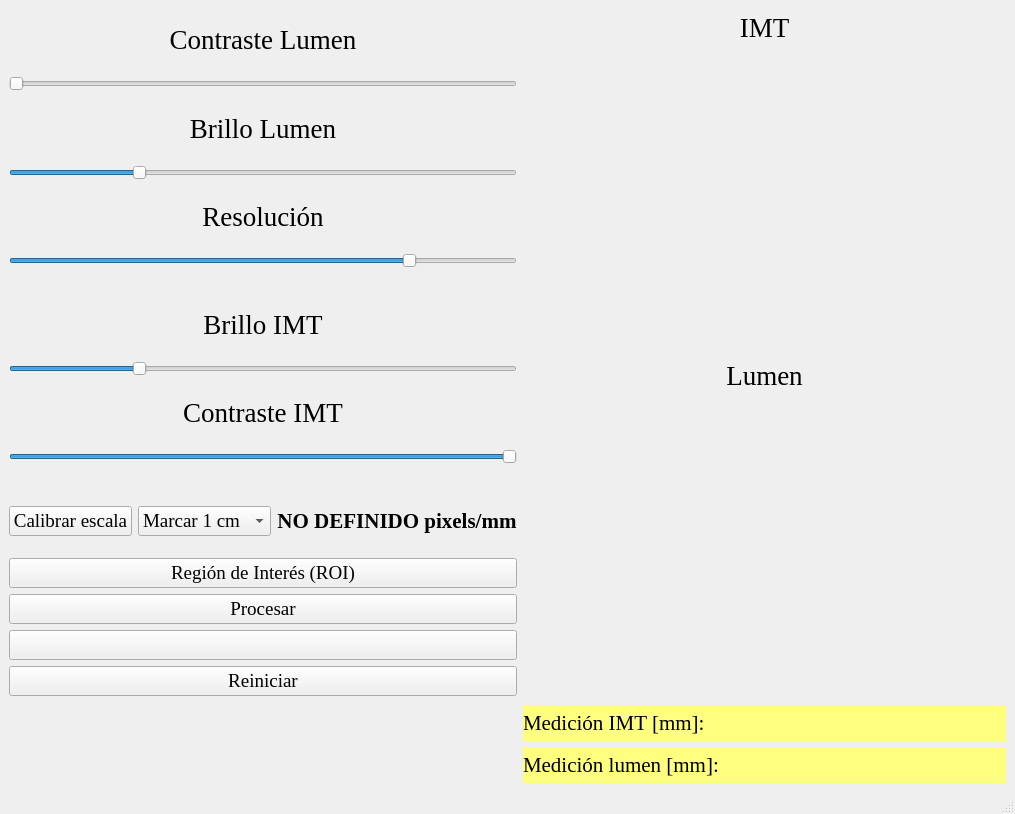
<?xml version="1.0" encoding="UTF-8"?>
<ui version="4.0">
 <class>MainWindow</class>
 <widget class="QMainWindow" name="MainWindow">
  <property name="geometry">
   <rect>
    <x>0</x>
    <y>0</y>
    <width>1015</width>
    <height>814</height>
   </rect>
  </property>
  <property name="windowTitle">
   <string>MainWindow</string>
  </property>
  <property name="styleSheet">
   <string notr="true"/>
  </property>
  <widget class="QWidget" name="centralwidget">
   <layout class="QHBoxLayout" name="horizontalLayout_2">
    <item>
     <layout class="QVBoxLayout" name="verticalLayout_2">
      <item>
       <widget class="QLabel" name="labelContrasteDiam">
        <property name="font">
         <font>
          <family>Times New Roman</family>
          <pointsize>20</pointsize>
         </font>
        </property>
        <property name="text">
         <string>Contraste Lumen</string>
        </property>
        <property name="alignment">
         <set>Qt::AlignCenter</set>
        </property>
       </widget>
      </item>
      <item>
       <widget class="QSlider" name="sliderContrasteDiam">
        <property name="minimum">
         <number>10</number>
        </property>
        <property name="maximum">
         <number>30</number>
        </property>
        <property name="singleStep">
         <number>1</number>
        </property>
        <property name="value">
         <number>10</number>
        </property>
        <property name="orientation">
         <enum>Qt::Horizontal</enum>
        </property>
       </widget>
      </item>
      <item>
       <widget class="QLabel" name="labelBrilloDiam">
        <property name="font">
         <font>
          <family>Times New Roman</family>
          <pointsize>20</pointsize>
         </font>
        </property>
        <property name="text">
         <string>Brillo Lumen</string>
        </property>
        <property name="alignment">
         <set>Qt::AlignCenter</set>
        </property>
       </widget>
      </item>
      <item>
       <widget class="QSlider" name="SliderBrilloDiam">
        <property name="minimum">
         <number>-200</number>
        </property>
        <property name="maximum">
         <number>200</number>
        </property>
        <property name="value">
         <number>-100</number>
        </property>
        <property name="orientation">
         <enum>Qt::Horizontal</enum>
        </property>
       </widget>
      </item>
      <item>
       <widget class="QLabel" name="labelResolucion">
        <property name="font">
         <font>
          <family>Times New Roman</family>
          <pointsize>20</pointsize>
         </font>
        </property>
        <property name="text">
         <string>Resolución</string>
        </property>
        <property name="alignment">
         <set>Qt::AlignCenter</set>
        </property>
       </widget>
      </item>
      <item>
       <widget class="QSlider" name="SliderResolucion">
        <property name="minimum">
         <number>10</number>
        </property>
        <property name="maximum">
         <number>1000</number>
        </property>
        <property name="value">
         <number>800</number>
        </property>
        <property name="orientation">
         <enum>Qt::Horizontal</enum>
        </property>
       </widget>
      </item>
      <item>
       <spacer name="horizontalSpacer_6">
        <property name="orientation">
         <enum>Qt::Horizontal</enum>
        </property>
        <property name="sizeHint" stdset="0">
         <size>
          <width>40</width>
          <height>20</height>
         </size>
        </property>
       </spacer>
      </item>
      <item>
       <widget class="QLabel" name="labelBrilloIMT">
        <property name="font">
         <font>
          <family>Times New Roman</family>
          <pointsize>20</pointsize>
         </font>
        </property>
        <property name="text">
         <string>Brillo IMT</string>
        </property>
        <property name="alignment">
         <set>Qt::AlignCenter</set>
        </property>
       </widget>
      </item>
      <item>
       <widget class="QSlider" name="SliderBrilloIMT">
        <property name="minimum">
         <number>-200</number>
        </property>
        <property name="maximum">
         <number>200</number>
        </property>
        <property name="value">
         <number>-100</number>
        </property>
        <property name="orientation">
         <enum>Qt::Horizontal</enum>
        </property>
       </widget>
      </item>
      <item>
       <widget class="QLabel" name="labelContrasteIMT">
        <property name="font">
         <font>
          <family>Times New Roman</family>
          <pointsize>20</pointsize>
         </font>
        </property>
        <property name="text">
         <string>Contraste IMT</string>
        </property>
        <property name="alignment">
         <set>Qt::AlignCenter</set>
        </property>
       </widget>
      </item>
      <item>
       <widget class="QSlider" name="sliderContrasteIMT">
        <property name="minimum">
         <number>10</number>
        </property>
        <property name="maximum">
         <number>30</number>
        </property>
        <property name="singleStep">
         <number>1</number>
        </property>
        <property name="value">
         <number>30</number>
        </property>
        <property name="orientation">
         <enum>Qt::Horizontal</enum>
        </property>
       </widget>
      </item>
      <item>
       <spacer name="horizontalSpacer_8">
        <property name="orientation">
         <enum>Qt::Horizontal</enum>
        </property>
        <property name="sizeHint" stdset="0">
         <size>
          <width>40</width>
          <height>20</height>
         </size>
        </property>
       </spacer>
      </item>
      <item>
       <layout class="QHBoxLayout" name="horizontalLayout_4">
        <item>
         <widget class="QPushButton" name="botonCalibrar">
          <property name="font">
           <font>
            <family>Times New Roman</family>
            <pointsize>14</pointsize>
           </font>
          </property>
          <property name="text">
           <string>Calibrar escala</string>
          </property>
         </widget>
        </item>
        <item>
         <widget class="QComboBox" name="comboBoxEscala">
          <property name="font">
           <font>
            <family>Times New Roman</family>
            <pointsize>14</pointsize>
           </font>
          </property>
          <property name="layoutDirection">
           <enum>Qt::LeftToRight</enum>
          </property>
          <property name="currentText">
           <string notr="true">Marcar 1 cm</string>
          </property>
          <item>
           <property name="text">
            <string>Marcar 1 cm</string>
           </property>
          </item>
          <item>
           <property name="text">
            <string>Marcar 5 cm</string>
           </property>
          </item>
          <item>
           <property name="text">
            <string>Marcar 1 mm</string>
           </property>
          </item>
          <item>
           <property name="text">
            <string>Marcar 5 mm</string>
           </property>
          </item>
         </widget>
        </item>
        <item>
         <widget class="QLabel" name="labelEscala">
          <property name="font">
           <font>
            <family>Times New Roman</family>
            <pointsize>16</pointsize>
            <weight>75</weight>
            <bold>true</bold>
           </font>
          </property>
          <property name="layoutDirection">
           <enum>Qt::LeftToRight</enum>
          </property>
          <property name="text">
           <string>NO DEFINIDO pixels/mm</string>
          </property>
          <property name="alignment">
           <set>Qt::AlignCenter</set>
          </property>
         </widget>
        </item>
       </layout>
      </item>
      <item>
       <widget class="QPushButton" name="botonROI">
        <property name="font">
         <font>
          <family>Times New Roman</family>
          <pointsize>14</pointsize>
         </font>
        </property>
        <property name="text">
         <string>Región de Interés (ROI)</string>
        </property>
       </widget>
      </item>
      <item>
       <widget class="QPushButton" name="botonProcesar">
        <property name="font">
         <font>
          <family>Times New Roman</family>
          <pointsize>14</pointsize>
         </font>
        </property>
        <property name="text">
         <string>Procesar</string>
        </property>
       </widget>
      </item>
      <item>
       <widget class="QPushButton" name="botonPlay">
        <property name="font">
         <font>
          <family>Times New Roman</family>
          <pointsize>14</pointsize>
         </font>
        </property>
        <property name="layoutDirection">
         <enum>Qt::LeftToRight</enum>
        </property>
        <property name="text">
         <string/>
        </property>
        <property name="icon">
         <iconset>
          <normaloff>:/prefijoNuevo/play.png</normaloff>:/prefijoNuevo/play.png</iconset>
        </property>
       </widget>
      </item>
      <item>
       <widget class="QPushButton" name="botonReiniciar">
        <property name="font">
         <font>
          <family>Times New Roman</family>
          <pointsize>14</pointsize>
         </font>
        </property>
        <property name="text">
         <string>Reiniciar</string>
        </property>
       </widget>
      </item>
      <item>
       <spacer name="horizontalSpacer">
        <property name="orientation">
         <enum>Qt::Horizontal</enum>
        </property>
        <property name="sizeHint" stdset="0">
         <size>
          <width>40</width>
          <height>20</height>
         </size>
        </property>
       </spacer>
      </item>
      <item>
       <widget class="QLabel" name="imgGIBIO">
        <property name="maximumSize">
         <size>
          <width>463</width>
          <height>200</height>
         </size>
        </property>
        <property name="text">
         <string/>
        </property>
        <property name="pixmap">
         <pixmap>:/prefijoNuevo/GIBIO.png</pixmap>
        </property>
        <property name="scaledContents">
         <bool>true</bool>
        </property>
       </widget>
      </item>
     </layout>
    </item>
    <item>
     <layout class="QVBoxLayout" name="verticalLayout_3">
      <item>
       <widget class="QLabel" name="labelIMT">
        <property name="font">
         <font>
          <family>Times New Roman</family>
          <pointsize>20</pointsize>
         </font>
        </property>
        <property name="text">
         <string>IMT</string>
        </property>
        <property name="alignment">
         <set>Qt::AlignCenter</set>
        </property>
       </widget>
      </item>
      <item>
       <widget class="QLabel" name="visualizadorIMT">
        <property name="minimumSize">
         <size>
          <width>0</width>
          <height>300</height>
         </size>
        </property>
        <property name="text">
         <string/>
        </property>
        <property name="alignment">
         <set>Qt::AlignCenter</set>
        </property>
       </widget>
      </item>
      <item>
       <widget class="QLabel" name="labelLumen">
        <property name="font">
         <font>
          <family>Times New Roman</family>
          <pointsize>20</pointsize>
         </font>
        </property>
        <property name="text">
         <string>Lumen</string>
        </property>
        <property name="alignment">
         <set>Qt::AlignCenter</set>
        </property>
       </widget>
      </item>
      <item>
       <widget class="QLabel" name="visualizadorLumen">
        <property name="minimumSize">
         <size>
          <width>0</width>
          <height>300</height>
         </size>
        </property>
        <property name="text">
         <string/>
        </property>
        <property name="alignment">
         <set>Qt::AlignCenter</set>
        </property>
       </widget>
      </item>
      <item>
       <widget class="QLabel" name="labelValorIMT">
        <property name="sizePolicy">
         <sizepolicy hsizetype="Expanding" vsizetype="Preferred">
          <horstretch>0</horstretch>
          <verstretch>0</verstretch>
         </sizepolicy>
        </property>
        <property name="font">
         <font>
          <family>Times New Roman</family>
          <pointsize>16</pointsize>
         </font>
        </property>
        <property name="styleSheet">
         <string notr="true">background-color: rgb(255, 255, 127);</string>
        </property>
        <property name="text">
         <string>Medición IMT [mm]: </string>
        </property>
       </widget>
      </item>
      <item>
       <widget class="QLabel" name="labelValorLumen">
        <property name="sizePolicy">
         <sizepolicy hsizetype="Expanding" vsizetype="Preferred">
          <horstretch>0</horstretch>
          <verstretch>0</verstretch>
         </sizepolicy>
        </property>
        <property name="font">
         <font>
          <family>Times New Roman</family>
          <pointsize>16</pointsize>
         </font>
        </property>
        <property name="styleSheet">
         <string notr="true">background-color: rgb(255, 255, 127);</string>
        </property>
        <property name="text">
         <string>Medición lumen [mm]:</string>
        </property>
       </widget>
      </item>
     </layout>
    </item>
   </layout>
  </widget>
  <widget class="QMenuBar" name="menubar">
   <property name="geometry">
    <rect>
     <x>0</x>
     <y>0</y>
     <width>1015</width>
     <height>21</height>
    </rect>
   </property>
   <property name="sizePolicy">
    <sizepolicy hsizetype="Maximum" vsizetype="Maximum">
     <horstretch>0</horstretch>
     <verstretch>0</verstretch>
    </sizepolicy>
   </property>
  </widget>
  <widget class="QStatusBar" name="statusbar"/>
 </widget>
 <resources>
  <include location="recursos_rc/recursos.qrc"/>
 </resources>
 <connections/>
</ui>
